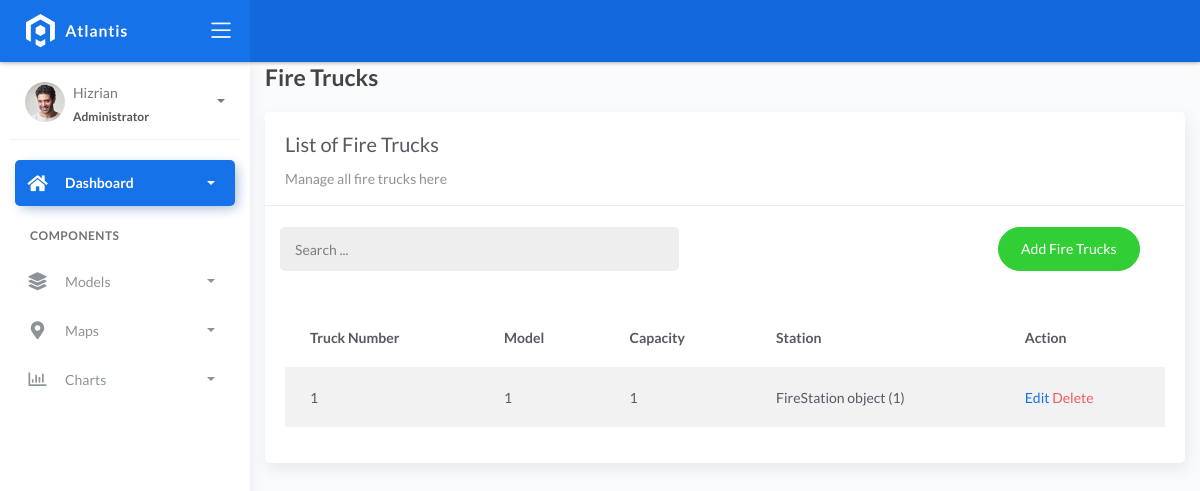
/firetrucks/, run on the app's committed database.
### fire/models.py (models this page shows)
class BaseModel(models.Model):
    created_at = models.DateTimeField(auto_now_add=True, db_index=True)
    updated_at = models.DateTimeField(auto_now=True)
    class Meta:
        abstract = True

class FireTruck(BaseModel):
    truck_number = models.CharField(max_length=150)
    model = models.CharField(max_length=150)
    capacity = models.CharField(max_length=150)  # water
    station = models.ForeignKey(FireStation, on_delete=models.CASCADE)

class FireStation(BaseModel):
    name = models.CharField(max_length=150)
    latitude = models.DecimalField(
        max_digits=22, decimal_places=16, null=True, blank=True)
    longitude = models.DecimalField(
        max_digits=22, decimal_places=16, null=True, blank=True)
    address = models.CharField(max_length=150)
    city = models.CharField(max_length=150)  # can be in separate table
    country = models.CharField(max_length=150)  # can be in separate table

### fire/views.py (the view)
# urls.py: path('firetrucks/', views.FireTruckListView.as_view(), name='firetrucks_list'),
class FireTruckListView(ListView):
    model = FireTruck
    template_name = "firetrucks/list.html"
    context_object_name = "firetrucks"
    paginate_by = 5

### templates/firetrucks/list.html (shortened to what this page needs)
{% extends 'base.html' %} {% block content %}
<div class="content">
    <div class="container-fluid">
        <h4 class="page-title">Fire Trucks</h4>
        <div class="row">
            <div class="col-md-12">
                <div class="card">
                    <div class="card-header">
                        <div class="card-title">List of Fire Trucks</div>
                        <div class="card-category">Manage all fire trucks here</div>
                    </div>
                    <br />
                    <div class="col-md-12 row">
                        <div class="col-md-6">
                            <form class="navbar-left navbar-form nav-search mr-md-3" action="{% url 'firetrucks_list' %}">
                                <div class="input-group">
                                    <input type="text" placeholder="Search ... " class="form-control" name="q" />
                                    <div class="input-group-append">
                                        <span class="input-group-text">
                                        </span>
                                    </div>
                                </div>
                            </form>
                        </div>
                        <div class="col-md-6">
                            <div class="pull-right">
                                <a href="{% url 'firetrucks_create' %}" class="btn btn-success btn-rounded">Add Fire Trucks</a>
                            </div>
                        </div>
                    </div>
                    <div class="card-body">
                        <table class="table table-striped mt-3">
                            <thead>
                                <tr>
                                    <th>Truck Number</th>
                                    <th>Model</th>
                                    <th>Capacity</th>
                                    <th>Station</th>
                                    <th>Action</th>
                                </tr>
                            </thead>
                            <tbody>
                                {% for firetrucks in object_list %}
                                <tr>
                                    <td>{{ firetrucks.truck_number }}</td>
                                    <td>{{ firetrucks.model }}</td>
                                    <td>{{ firetrucks.capacity }}</td>
                                    <td>{{ firetrucks.station }}</td>
                                    <td>
                                        <a href="{% url 'firetrucks_update' firetrucks.id %}">Edit</a>
                                        <a href="{% url 'firetrucks_delete' firetrucks.id %}" class="text-danger">Delete</a>
                                    </td>
                                </tr>
                                {% empty %}
                                <tr>
                                    <td colspan="7" style="text-align: center;">
                                        <p class="text-sm font-weight-bold mb-0">No Records Found</p>
                                    </td>
                                </tr>
                                {% endfor %}
                            </tbody>
                        </table>
                    </div>
                </div>
            </div>
        </div>
    </div>
</div>
{% endblock %}

### data on the page
FireTruck: truck_number "1", model "1", capacity "1", station "FireStation object (1)"
